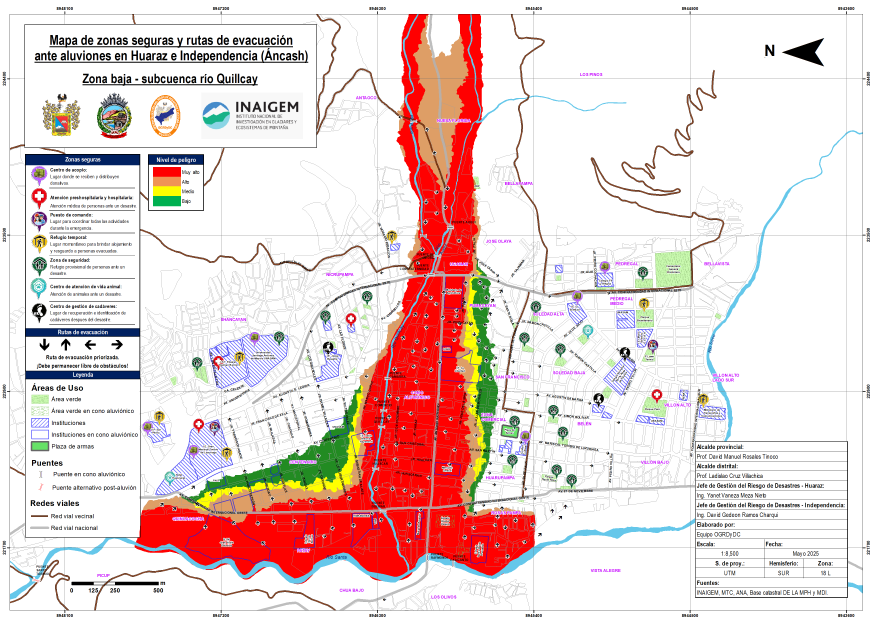
#> input picture data/raw/huaraz/mapa_zonas_seguras_2025.png, 3508 x 2480 px (shown at 1/4 size)
$ python -i huaraz_flechas_evacuacion.py   (imports and definitions only)
#> lines starting #> are read from the running program, lines starting #| are printed output that depends on the picture
### scripts/etl/huaraz_georef.py
"""Georreferenciación compartida del mapa oficial de Huaraz e Independencia (mayo 2025).

Imagen: data/raw/huaraz/mapa_zonas_seguras_2025.png (3508 x 2480 px).
Sistema del mapa: WGS84 / UTM zona 18 Sur (EPSG:32718). El mapa está girado 90°:
el norte apunta a la izquierda, así que el eje X de la imagen corresponde a la
coordenada Norte y el eje Y a la coordenada Este.

Las marcas se midieron en el marco de la imagen (las mismas arriba/abajo y a
izquierda/derecha). Residuo máximo del ajuste: 0,64 m. Escala: 1,44 m por píxel.
Validación contra OpenStreetMap: el cauce del río Quillcay coincide con un
desplazamiento medio menor a 2 m.
"""

import numpy as np
from pyproj import Transformer

TICKS_X_NORTE = [(259.0, 8948100), (884.0, 8947200), (1510.0, 8946300),
                 (2135.0, 8945400), (2760.0, 8944500), (3385.0, 8943600)]
TICKS_Y_ESTE = [(315.0, 224400), (940.0, 223500), (1566.0, 222600), (2191.0, 221700)]

FRAME = (39, 56, 3451, 2441)  # x0, y0, x1, y1 del marco del mapa

# Zonas de la imagen que no son mapa
MASK_BOXES = [
    (90, 85, 1275, 600),       # título y logos
    (90, 600, 566, 2160),      # leyenda de zonas seguras, rutas y usos
    (580, 600, 840, 860),      # leyenda "Nivel de peligro"
    (2770, 1755, 3400, 2400),  # cuadro de autoridades, escala y fuentes
    (2990, 130, 3330, 290),    # flecha del norte
    (260, 2290, 680, 2390),    # barra de escala
]


def _fit(ticks):
    px = np.array([t[0] for t in ticks])
    utm = np.array([t[1] for t in ticks])
    slope, intercept = np.polyfit(px, utm, 1)
    resid = float(np.abs(utm - (slope * px + intercept)).max())
    return float(slope), float(intercept), resid


SN, BN, RESID_N = _fit(TICKS_X_NORTE)
SE, BE, RESID_E = _fit(TICKS_Y_ESTE)
M_PER_PX = (abs(SN) + abs(SE)) / 2

_TO_WGS = Transformer.from_crs("EPSG:32718", "EPSG:4326", always_xy=True)


def px_to_utm(x, y):
    """Píxel de la imagen -> (Este, Norte) en EPSG:32718."""
    return SE * y + BE, SN * x + BN


# [4 lines left out: function px_to_lonlat, not called in this run]

### scripts/etl/huaraz_flechas_evacuacion.py
"""Detecta las flechas de "ruta de evacuación priorizada" del mapa oficial de Huaraz.

En este mapa las rutas no son líneas: son flechas negras sobre las calles que
indican el sentido de evacuación. Cada flecha se guarda como un punto con su
rumbo (0° = norte, sentido horario).

Método: plantilla de la flecha "→" de la leyenda, escalada y rotada cada 10°,
con coincidencia normalizada sobre la máscara de píxeles oscuros. Se aplica
supresión de no-máximos para quedarse con una detección por flecha.

Uso: python scripts/etl/huaraz_flechas_evacuacion.py <png> <salida.geojson> [<vista_previa.png>] [<escala>]
"""

import json
import math
import sys

import cv2
import numpy as np
from PIL import Image

from huaraz_georef import FRAME, MASK_BOXES, px_to_lonlat

LEGEND_ARROW = (440, 1355, 495, 1395)  # flecha "→" de la leyenda (x0, y0, x1, y1)
THRESH = 0.62
NMS_PX = 14


def main(png, out_path, preview=None, scale=None):
#> called with out_path = 'out.png'
    rgb = np.asarray(Image.open(png).convert("RGB"))
#> rgb is the input picture: shape (2480, 3508, 3); mean R, G, B 233.8, 213.1, 210.9
    gray = cv2.cvtColor(rgb, cv2.COLOR_RGB2GRAY)
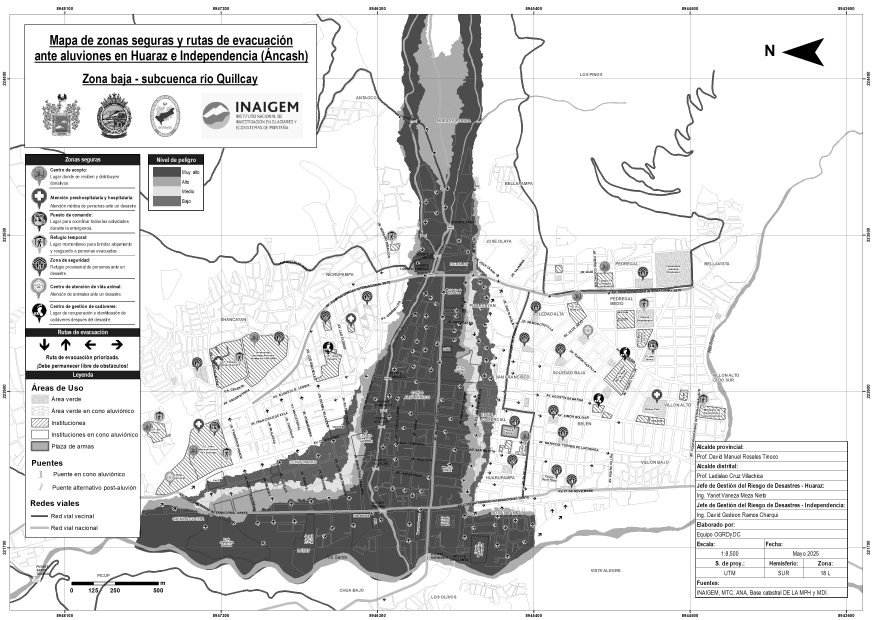
#> gray: shape (2480, 3508) (shown at 1/4 size); min 0, max 255, mean 219

    valid = np.zeros(gray.shape, np.uint8)
#> (the run stopped early here; a loop or call above may not have finished)
